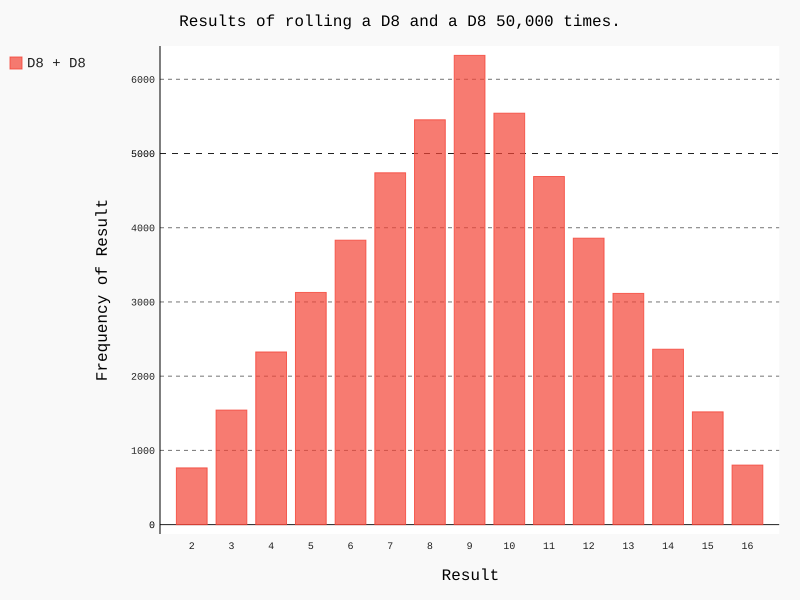

Write the Python code that produced this figure.
#!/usr/bin/env python
# -*- encoding: utf-8 -*-
'''
@File    :   die_visual.py
@Time    :   2019/04/06 21:56:06
@Author  :   leacoder
@Version :   1.0
@Contact :   leacock1991@gmail.com
@License :   
@Desc    :   模拟掷骰子并柱状图显示点数出现次数
'''

# here put the import lib

from die import Die

import pygal

# 创建两个D6
die_1 = Die(8)
die_2 = Die(8)

# 掷几次骰子， 并将结果存储在一个列表中
results = []
for roll_num in range(50000):
    result = die_1.roll()+die_2.roll()
    results.append(result)


# 分析结果
frequencies = []
max_result = die_1.num_sides + die_2.num_sides
for value in range(2, max_result+1):
    frequency = results.count(value)
    frequencies.append(frequency)

# 对结果进行可视化
hist = pygal.Bar()  # Basic simple bar graph:

hist.title = "Results of rolling a D8 and a D8 50,000  times."
x_labels = set()
for i in range(1,die_1.num_sides+1):
    for j in range(1, die_2.num_sides+1):
        x_label = i + j
        x_labels.add(x_label)

print(x_labels)

hist.x_labels = list(x_labels)
hist.x_title = "Result"
hist.y_title = "Frequency of Result"
# 使用add() 将一系列值添加到图表中（向它传递要给添加的值指定的标签， 还有一个列表， 其中包含将出现在图表中的值） 。
hist.add('D8 + D8', frequencies)
hist.render_to_file('die_visual.svg')  # 最后， 我们将这个图表渲染为一个SVG文件
